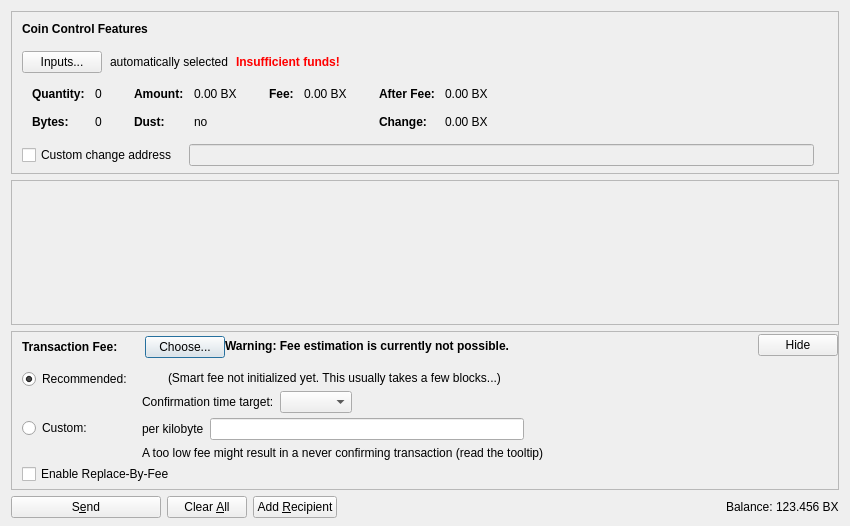
<?xml version="1.0" encoding="UTF-8"?>
<ui version="4.0">
 <class>SendCoinsDialog</class>
 <widget class="QDialog" name="SendCoinsDialog">
  <property name="geometry">
   <rect>
    <x>0</x>
    <y>0</y>
    <width>850</width>
    <height>526</height>
   </rect>
  </property>
  <property name="windowTitle">
   <string>Send Coins</string>
  </property>
  <layout class="QVBoxLayout" name="verticalLayout" stretch="0,1,0,0">
   <property name="bottomMargin">
    <number>8</number>
   </property>
   <item>
    <widget class="QFrame" name="frameCoinControl">
     <property name="sizePolicy">
      <sizepolicy hsizetype="Expanding" vsizetype="Expanding">
       <horstretch>0</horstretch>
       <verstretch>0</verstretch>
      </sizepolicy>
     </property>
     <property name="maximumSize">
      <size>
       <width>16777215</width>
       <height>16777215</height>
      </size>
     </property>
     <property name="frameShape">
      <enum>QFrame::StyledPanel</enum>
     </property>
     <property name="frameShadow">
      <enum>QFrame::Sunken</enum>
     </property>
     <layout class="QVBoxLayout" name="verticalLayoutCoinControl2">
      <property name="spacing">
       <number>0</number>
      </property>
      <property name="leftMargin">
       <number>0</number>
      </property>
      <property name="topMargin">
       <number>0</number>
      </property>
      <property name="rightMargin">
       <number>0</number>
      </property>
      <property name="bottomMargin">
       <number>6</number>
      </property>
      <item>
       <layout class="QVBoxLayout" name="verticalLayoutCoinControl" stretch="0,0,0,0,1">
        <property name="spacing">
         <number>0</number>
        </property>
        <property name="leftMargin">
         <number>10</number>
        </property>
        <property name="topMargin">
         <number>10</number>
        </property>
        <item>
         <layout class="QHBoxLayout" name="horizontalLayoutCoinControl1">
          <property name="bottomMargin">
           <number>15</number>
          </property>
          <item>
           <widget class="QLabel" name="labelCoinControlFeatures">
            <property name="sizePolicy">
             <sizepolicy hsizetype="Preferred" vsizetype="Maximum">
              <horstretch>0</horstretch>
              <verstretch>0</verstretch>
             </sizepolicy>
            </property>
            <property name="font">
             <font>
              <weight>75</weight>
              <bold>true</bold>
             </font>
            </property>
            <property name="styleSheet">
             <string notr="true">font-weight:bold;</string>
            </property>
            <property name="text">
             <string>Coin Control Features</string>
            </property>
           </widget>
          </item>
         </layout>
        </item>
        <item>
         <layout class="QHBoxLayout" name="horizontalLayoutCoinControl2" stretch="0,0,0,0">
          <property name="spacing">
           <number>8</number>
          </property>
          <property name="bottomMargin">
           <number>10</number>
          </property>
          <item>
           <widget class="QPushButton" name="pushButtonCoinControl">
            <property name="styleSheet">
             <string notr="true"/>
            </property>
            <property name="text">
             <string>Inputs...</string>
            </property>
            <property name="autoDefault">
             <bool>false</bool>
            </property>
           </widget>
          </item>
          <item>
           <widget class="QLabel" name="labelCoinControlAutomaticallySelected">
            <property name="text">
             <string>automatically selected</string>
            </property>
            <property name="margin">
             <number>5</number>
            </property>
           </widget>
          </item>
          <item>
           <widget class="QLabel" name="labelCoinControlInsuffFunds">
            <property name="font">
             <font>
              <weight>75</weight>
              <bold>true</bold>
             </font>
            </property>
            <property name="styleSheet">
             <string notr="true">color:red;font-weight:bold;</string>
            </property>
            <property name="text">
             <string>Insufficient funds!</string>
            </property>
            <property name="margin">
             <number>5</number>
            </property>
           </widget>
          </item>
          <item>
           <spacer name="horizontalSpacerCoinControl">
            <property name="orientation">
             <enum>Qt::Horizontal</enum>
            </property>
            <property name="sizeHint" stdset="0">
             <size>
              <width>40</width>
              <height>1</height>
             </size>
            </property>
           </spacer>
          </item>
         </layout>
        </item>
        <item>
         <widget class="QWidget" name="widgetCoinControl" native="true">
          <property name="sizePolicy">
           <sizepolicy hsizetype="Preferred" vsizetype="Preferred">
            <horstretch>0</horstretch>
            <verstretch>0</verstretch>
           </sizepolicy>
          </property>
          <property name="minimumSize">
           <size>
            <width>0</width>
            <height>0</height>
           </size>
          </property>
          <property name="styleSheet">
           <string notr="true"/>
          </property>
          <layout class="QHBoxLayout" name="horizontalLayoutCoinControl5">
           <property name="leftMargin">
            <number>0</number>
           </property>
           <property name="topMargin">
            <number>0</number>
           </property>
           <property name="rightMargin">
            <number>0</number>
           </property>
           <property name="bottomMargin">
            <number>0</number>
           </property>
           <item>
            <layout class="QHBoxLayout" name="horizontalLayoutCoinControl3" stretch="0,0,0,1">
             <property name="spacing">
              <number>20</number>
             </property>
             <property name="topMargin">
              <number>0</number>
             </property>
             <property name="bottomMargin">
              <number>10</number>
             </property>
             <item>
              <layout class="QFormLayout" name="formLayoutCoinControl1">
               <property name="horizontalSpacing">
                <number>10</number>
               </property>
               <property name="verticalSpacing">
                <number>14</number>
               </property>
               <property name="leftMargin">
                <number>10</number>
               </property>
               <property name="topMargin">
                <number>4</number>
               </property>
               <property name="rightMargin">
                <number>6</number>
               </property>
               <item row="0" column="0">
                <widget class="QLabel" name="labelCoinControlQuantityText">
                 <property name="font">
                  <font>
                   <weight>75</weight>
                   <bold>true</bold>
                  </font>
                 </property>
                 <property name="text">
                  <string>Quantity:</string>
                 </property>
                 <property name="margin">
                  <number>0</number>
                 </property>
                </widget>
               </item>
               <item row="0" column="1">
                <widget class="QLabel" name="labelCoinControlQuantity">
                 <property name="cursor">
                  <cursorShape>IBeamCursor</cursorShape>
                 </property>
                 <property name="contextMenuPolicy">
                  <enum>Qt::ActionsContextMenu</enum>
                 </property>
                 <property name="text">
                  <string notr="true">0</string>
                 </property>
                 <property name="margin">
                  <number>0</number>
                 </property>
                 <property name="textInteractionFlags">
                  <set>Qt::LinksAccessibleByMouse|Qt::TextSelectableByKeyboard|Qt::TextSelectableByMouse</set>
                 </property>
                </widget>
               </item>
               <item row="1" column="0">
                <widget class="QLabel" name="labelCoinControlBytesText">
                 <property name="font">
                  <font>
                   <weight>75</weight>
                   <bold>true</bold>
                  </font>
                 </property>
                 <property name="text">
                  <string>Bytes:</string>
                 </property>
                </widget>
               </item>
               <item row="1" column="1">
                <widget class="QLabel" name="labelCoinControlBytes">
                 <property name="cursor">
                  <cursorShape>IBeamCursor</cursorShape>
                 </property>
                 <property name="contextMenuPolicy">
                  <enum>Qt::ActionsContextMenu</enum>
                 </property>
                 <property name="text">
                  <string notr="true">0</string>
                 </property>
                 <property name="textInteractionFlags">
                  <set>Qt::LinksAccessibleByMouse|Qt::TextSelectableByKeyboard|Qt::TextSelectableByMouse</set>
                 </property>
                </widget>
               </item>
              </layout>
             </item>
             <item>
              <layout class="QFormLayout" name="formLayoutCoinControl2">
               <property name="horizontalSpacing">
                <number>10</number>
               </property>
               <property name="verticalSpacing">
                <number>14</number>
               </property>
               <property name="leftMargin">
                <number>6</number>
               </property>
               <property name="topMargin">
                <number>4</number>
               </property>
               <property name="rightMargin">
                <number>6</number>
               </property>
               <item row="0" column="0">
                <widget class="QLabel" name="labelCoinControlAmountText">
                 <property name="font">
                  <font>
                   <weight>75</weight>
                   <bold>true</bold>
                  </font>
                 </property>
                 <property name="text">
                  <string>Amount:</string>
                 </property>
                 <property name="margin">
                  <number>0</number>
                 </property>
                </widget>
               </item>
               <item row="0" column="1">
                <widget class="QLabel" name="labelCoinControlAmount">
                 <property name="cursor">
                  <cursorShape>IBeamCursor</cursorShape>
                 </property>
                 <property name="contextMenuPolicy">
                  <enum>Qt::ActionsContextMenu</enum>
                 </property>
                 <property name="text">
                  <string notr="true">0.00 BX</string>
                 </property>
                 <property name="textInteractionFlags">
                  <set>Qt::LinksAccessibleByMouse|Qt::TextSelectableByKeyboard|Qt::TextSelectableByMouse</set>
                 </property>
                </widget>
               </item>
               <item row="1" column="0">
                <widget class="QLabel" name="labelCoinControlLowOutputText">
                 <property name="font">
                  <font>
                   <weight>75</weight>
                   <bold>true</bold>
                  </font>
                 </property>
                 <property name="text">
                  <string>Dust:</string>
                 </property>
                </widget>
               </item>
               <item row="1" column="1">
                <widget class="QLabel" name="labelCoinControlLowOutput">
                 <property name="cursor">
                  <cursorShape>IBeamCursor</cursorShape>
                 </property>
                 <property name="contextMenuPolicy">
                  <enum>Qt::ActionsContextMenu</enum>
                 </property>
                 <property name="text">
                  <string notr="true">no</string>
                 </property>
                 <property name="textInteractionFlags">
                  <set>Qt::LinksAccessibleByMouse|Qt::TextSelectableByKeyboard|Qt::TextSelectableByMouse</set>
                 </property>
                </widget>
               </item>
              </layout>
             </item>
             <item>
              <layout class="QFormLayout" name="formLayoutCoinControl3">
               <property name="horizontalSpacing">
                <number>10</number>
               </property>
               <property name="verticalSpacing">
                <number>14</number>
               </property>
               <property name="leftMargin">
                <number>6</number>
               </property>
               <property name="topMargin">
                <number>4</number>
               </property>
               <property name="rightMargin">
                <number>6</number>
               </property>
               <item row="0" column="0">
                <widget class="QLabel" name="labelCoinControlFeeText">
                 <property name="font">
                  <font>
                   <weight>75</weight>
                   <bold>true</bold>
                  </font>
                 </property>
                 <property name="text">
                  <string>Fee:</string>
                 </property>
                 <property name="margin">
                  <number>0</number>
                 </property>
                </widget>
               </item>
               <item row="0" column="1">
                <widget class="QLabel" name="labelCoinControlFee">
                 <property name="cursor">
                  <cursorShape>IBeamCursor</cursorShape>
                 </property>
                 <property name="contextMenuPolicy">
                  <enum>Qt::ActionsContextMenu</enum>
                 </property>
                 <property name="text">
                  <string notr="true">0.00 BX</string>
                 </property>
                 <property name="textInteractionFlags">
                  <set>Qt::LinksAccessibleByMouse|Qt::TextSelectableByKeyboard|Qt::TextSelectableByMouse</set>
                 </property>
                </widget>
               </item>
              </layout>
             </item>
             <item>
              <layout class="QFormLayout" name="formLayoutCoinControl4">
               <property name="horizontalSpacing">
                <number>10</number>
               </property>
               <property name="verticalSpacing">
                <number>14</number>
               </property>
               <property name="leftMargin">
                <number>6</number>
               </property>
               <property name="topMargin">
                <number>4</number>
               </property>
               <property name="rightMargin">
                <number>6</number>
               </property>
               <item row="0" column="0">
                <widget class="QLabel" name="labelCoinControlAfterFeeText">
                 <property name="font">
                  <font>
                   <weight>75</weight>
                   <bold>true</bold>
                  </font>
                 </property>
                 <property name="text">
                  <string>After Fee:</string>
                 </property>
                 <property name="margin">
                  <number>0</number>
                 </property>
                </widget>
               </item>
               <item row="0" column="1">
                <widget class="QLabel" name="labelCoinControlAfterFee">
                 <property name="cursor">
                  <cursorShape>IBeamCursor</cursorShape>
                 </property>
                 <property name="contextMenuPolicy">
                  <enum>Qt::ActionsContextMenu</enum>
                 </property>
                 <property name="text">
                  <string notr="true">0.00 BX</string>
                 </property>
                 <property name="textInteractionFlags">
                  <set>Qt::LinksAccessibleByMouse|Qt::TextSelectableByKeyboard|Qt::TextSelectableByMouse</set>
                 </property>
                </widget>
               </item>
               <item row="1" column="0">
                <widget class="QLabel" name="labelCoinControlChangeText">
                 <property name="font">
                  <font>
                   <weight>75</weight>
                   <bold>true</bold>
                  </font>
                 </property>
                 <property name="text">
                  <string>Change:</string>
                 </property>
                </widget>
               </item>
               <item row="1" column="1">
                <widget class="QLabel" name="labelCoinControlChange">
                 <property name="cursor">
                  <cursorShape>IBeamCursor</cursorShape>
                 </property>
                 <property name="contextMenuPolicy">
                  <enum>Qt::ActionsContextMenu</enum>
                 </property>
                 <property name="text">
                  <string notr="true">0.00 BX</string>
                 </property>
                 <property name="textInteractionFlags">
                  <set>Qt::LinksAccessibleByMouse|Qt::TextSelectableByKeyboard|Qt::TextSelectableByMouse</set>
                 </property>
                </widget>
               </item>
              </layout>
             </item>
            </layout>
           </item>
          </layout>
         </widget>
        </item>
        <item>
         <layout class="QHBoxLayout" name="horizontalLayoutCoinControl4" stretch="0,0,0">
          <property name="spacing">
           <number>12</number>
          </property>
          <property name="sizeConstraint">
           <enum>QLayout::SetDefaultConstraint</enum>
          </property>
          <property name="topMargin">
           <number>5</number>
          </property>
          <property name="rightMargin">
           <number>5</number>
          </property>
          <item>
           <widget class="QCheckBox" name="checkBoxCoinControlChange">
            <property name="toolTip">
             <string>If this is activated, but the change address is empty or invalid, change will be sent to a newly generated address.</string>
            </property>
            <property name="text">
             <string>Custom change address</string>
            </property>
           </widget>
          </item>
          <item>
           <widget class="QValidatedLineEdit" name="lineEditCoinControlChange">
            <property name="enabled">
             <bool>false</bool>
            </property>
            <property name="sizePolicy">
             <sizepolicy hsizetype="Expanding" vsizetype="Fixed">
              <horstretch>0</horstretch>
              <verstretch>0</verstretch>
             </sizepolicy>
            </property>
           </widget>
          </item>
          <item>
           <widget class="QLabel" name="labelCoinControlChangeLabel">
            <property name="sizePolicy">
             <sizepolicy hsizetype="Preferred" vsizetype="Expanding">
              <horstretch>0</horstretch>
              <verstretch>0</verstretch>
             </sizepolicy>
            </property>
            <property name="minimumSize">
             <size>
              <width>0</width>
              <height>0</height>
             </size>
            </property>
            <property name="text">
             <string/>
            </property>
            <property name="margin">
             <number>3</number>
            </property>
           </widget>
          </item>
         </layout>
        </item>
        <item>
         <spacer name="verticalSpacerCoinControl">
          <property name="orientation">
           <enum>Qt::Vertical</enum>
          </property>
          <property name="sizeHint" stdset="0">
           <size>
            <width>800</width>
            <height>1</height>
           </size>
          </property>
         </spacer>
        </item>
       </layout>
      </item>
     </layout>
    </widget>
   </item>
   <item>
    <widget class="QScrollArea" name="scrollArea">
     <property name="widgetResizable">
      <bool>true</bool>
     </property>
     <widget class="QWidget" name="scrollAreaWidgetContents">
      <property name="geometry">
       <rect>
        <x>0</x>
        <y>0</y>
        <width>830</width>
        <height>104</height>
       </rect>
      </property>
      <layout class="QVBoxLayout" name="verticalLayout_2" stretch="0,1">
       <property name="leftMargin">
        <number>0</number>
       </property>
       <property name="topMargin">
        <number>0</number>
       </property>
       <property name="rightMargin">
        <number>0</number>
       </property>
       <property name="bottomMargin">
        <number>0</number>
       </property>
       <item>
        <layout class="QVBoxLayout" name="entries">
         <property name="spacing">
          <number>6</number>
         </property>
        </layout>
       </item>
       <item>
        <spacer name="verticalSpacer">
         <property name="orientation">
          <enum>Qt::Vertical</enum>
         </property>
         <property name="sizeHint" stdset="0">
          <size>
           <width>20</width>
           <height>40</height>
          </size>
         </property>
        </spacer>
       </item>
      </layout>
     </widget>
    </widget>
   </item>
   <item>
    <widget class="QFrame" name="frameFee">
     <property name="sizePolicy">
      <sizepolicy hsizetype="Expanding" vsizetype="Expanding">
       <horstretch>0</horstretch>
       <verstretch>0</verstretch>
      </sizepolicy>
     </property>
     <property name="maximumSize">
      <size>
       <width>16777215</width>
       <height>16777215</height>
      </size>
     </property>
     <property name="frameShape">
      <enum>QFrame::StyledPanel</enum>
     </property>
     <property name="frameShadow">
      <enum>QFrame::Sunken</enum>
     </property>
     <layout class="QVBoxLayout" name="verticalLayoutFee1">
      <property name="spacing">
       <number>0</number>
      </property>
      <property name="leftMargin">
       <number>0</number>
      </property>
      <property name="topMargin">
       <number>0</number>
      </property>
      <property name="rightMargin">
       <number>0</number>
      </property>
      <property name="bottomMargin">
       <number>0</number>
      </property>
      <item>
       <layout class="QVBoxLayout" name="verticalLayoutFee2" stretch="0,0,0">
        <property name="spacing">
         <number>0</number>
        </property>
        <property name="leftMargin">
         <number>10</number>
        </property>
        <property name="topMargin">
         <number>0</number>
        </property>
        <item>
         <layout class="QHBoxLayout" name="horizontalLayoutFee1">
          <property name="bottomMargin">
           <number>0</number>
          </property>
          <item>
           <layout class="QVBoxLayout" name="verticalLayoutFee7">
            <property name="spacing">
             <number>0</number>
            </property>
            <item>
             <spacer name="verticalSpacerSmartFee">
              <property name="orientation">
               <enum>Qt::Vertical</enum>
              </property>
              <property name="sizeType">
               <enum>QSizePolicy::Fixed</enum>
              </property>
              <property name="sizeHint" stdset="0">
               <size>
                <width>1</width>
                <height>4</height>
               </size>
              </property>
             </spacer>
            </item>
            <item>
             <layout class="QHBoxLayout" name="horizontalLayoutSmartFee">
              <property name="spacing">
               <number>10</number>
              </property>
              <item>
               <widget class="QLabel" name="labelFeeHeadline">
                <property name="sizePolicy">
                 <sizepolicy hsizetype="Preferred" vsizetype="Maximum">
                  <horstretch>0</horstretch>
                  <verstretch>0</verstretch>
                 </sizepolicy>
                </property>
                <property name="font">
                 <font>
                  <weight>75</weight>
                  <bold>true</bold>
                 </font>
                </property>
                <property name="styleSheet">
                 <string notr="true">font-weight:bold;</string>
                </property>
                <property name="text">
                 <string>Transaction Fee:</string>
                </property>
               </widget>
              </item>
              <item>
               <widget class="QLabel" name="labelFeeMinimized">
                <property name="text">
                 <string/>
                </property>
               </widget>
              </item>
              <item>
               <widget class="QPushButton" name="buttonChooseFee">
                <property name="text">
                 <string>Choose...</string>
                </property>
               </widget>
              </item>
             </layout>
            </item>
            <item>
             <spacer name="verticalSpacer_5">
              <property name="orientation">
               <enum>Qt::Vertical</enum>
              </property>
              <property name="sizeHint" stdset="0">
               <size>
                <width>1</width>
                <height>1</height>
               </size>
              </property>
             </spacer>
            </item>
           </layout>
          </item>
          <item>
           <widget class="QLabel" name="fallbackFeeWarningLabel">
            <property name="toolTip">
             <string>Using the fallbackfee can result in sending a transaction that will take several hours or days (or never) to confirm. Consider choosing your fee manually or wait until you have validated the complete chain.</string>
            </property>
            <property name="font">
            <font>
                <weight>75</weight>
                <bold>true</bold>
            </font>
            </property>
            <property name="text">
             <string>Warning: Fee estimation is currently not possible.</string>
            </property>
            <property name="wordWrap">
             <bool>false</bool>
            </property>
           </widget>
          </item>
          <item>
           <spacer name="horizontalSpacer_4">
            <property name="orientation">
             <enum>Qt::Horizontal</enum>
            </property>
            <property name="sizeType">
             <enum>QSizePolicy::MinimumExpanding</enum>
            </property>
            <property name="sizeHint" stdset="0">
             <size>
              <width>40</width>
              <height>20</height>
             </size>
            </property>
           </spacer>
          </item>
          <item>
           <widget class="QPushButton" name="buttonMinimizeFee">
            <property name="toolTip">
             <string>Hide transaction fee settings</string>
            </property>
            <property name="text">
             <string>Hide</string>
            </property>
           </widget>
          </item>
         </layout>
        </item>
        <item>
         <widget class="QFrame" name="frameFeeSelection">
          <layout class="QVBoxLayout" name="verticalLayoutFee12">
           <property name="spacing">
            <number>0</number>
           </property>
           <property name="leftMargin">
            <number>0</number>
           </property>
           <property name="topMargin">
            <number>0</number>
           </property>
           <property name="rightMargin">
            <number>0</number>
           </property>
           <property name="bottomMargin">
            <number>0</number>
           </property>
           <item>
            <layout class="QGridLayout" name="gridLayoutFee">
             <property name="topMargin">
              <number>10</number>
             </property>
             <property name="bottomMargin">
              <number>4</number>
             </property>
             <property name="horizontalSpacing">
              <number>10</number>
             </property>
             <property name="verticalSpacing">
              <number>4</number>
             </property>
             <item row="1" column="1">
              <layout class="QVBoxLayout" name="verticalLayoutFee8">
               <property name="spacing">
                <number>6</number>
               </property>
               <item>
                <layout class="QHBoxLayout" name="horizontalLayoutFee13">
                 <item>
                  <widget class="QLabel" name="labelCustomPerKilobyte">
                   <property name="toolTip">
                    <string>Specify a custom fee per kB (1,000 bytes) of the transaction's virtual size.

Note:  Since the fee is calculated on a per-byte basis, a fee of "100 satoshis per kB" for a transaction size of 500 bytes (half of 1 kB) would ultimately yield a fee of only 50 satoshis.</string>
                   </property>
                   <property name="text">
                    <string>per kilobyte</string>
                   </property>
                  </widget>
                 </item>
                 <item>
                  <widget class="RXBAmountField" name="customFee"/>
                 </item>
                 <item>
                  <spacer name="horizontalSpacer_6">
                   <property name="orientation">
                    <enum>Qt::Horizontal</enum>
                   </property>
                   <property name="sizeHint" stdset="0">
                    <size>
                     <width>1</width>
                     <height>1</height>
                    </size>
                   </property>
                  </spacer>
                 </item>
                </layout>
               </item>
               <item>
                <layout class="QHBoxLayout" name="horizontalLayoutFee8">
                 <item>
                  <widget class="QLabel" name="labelCustomFeeWarning">
                   <property name="enabled">
                    <bool>true</bool>
                   </property>
                   <property name="toolTip">
                    <string>When there is less transaction volume than space in the blocks, miners as well as relaying nodes may enforce a minimum fee. Paying only this minimum fee is just fine, but be aware that this can result in a never confirming transaction once there is more demand for rxb transactions than the network can process.</string>
                   </property>
                   <property name="text">
                    <string>A too low fee might result in a never confirming transaction (read the tooltip)</string>
                   </property>
                  </widget>
                 </item>
                 <item>
                  <spacer name="horizontalSpacer_2">
                   <property name="orientation">
                    <enum>Qt::Horizontal</enum>
                   </property>
                   <property name="sizeHint" stdset="0">
                    <size>
                     <width>1</width>
                     <height>1</height>
                    </size>
                   </property>
                  </spacer>
                 </item>
                </layout>
               </item>
              </layout>
             </item>
             <item row="0" column="0">
              <layout class="QVBoxLayout" name="verticalLayoutFee4" stretch="0,1">
               <item>
                <widget class="QRadioButton" name="radioSmartFee">
                 <property name="text">
                  <string>Recommended:</string>
                 </property>
                 <property name="checked">
                  <bool>true</bool>
                 </property>
                 <attribute name="buttonGroup">
                  <string notr="true">groupFee</string>
                 </attribute>
                </widget>
               </item>
               <item>
                <spacer name="verticalSpacer_2">
                 <property name="orientation">
                  <enum>Qt::Vertical</enum>
                 </property>
                 <property name="sizeHint" stdset="0">
                  <size>
                   <width>1</width>
                   <height>1</height>
                  </size>
                 </property>
                </spacer>
               </item>
              </layout>
             </item>
             <item row="1" column="0">
              <layout class="QVBoxLayout" name="verticalLayoutFee9" stretch="0,1">
               <item>
                <widget class="QRadioButton" name="radioCustomFee">
                 <property name="text">
                  <string>Custom:</string>
                 </property>
                 <attribute name="buttonGroup">
                  <string notr="true">groupFee</string>
                 </attribute>
                </widget>
               </item>
               <item>
                <spacer name="verticalSpacer_6">
                 <property name="orientation">
                  <enum>Qt::Vertical</enum>
                 </property>
                 <property name="sizeHint" stdset="0">
                  <size>
                   <width>1</width>
                   <height>1</height>
                  </size>
                 </property>
                </spacer>
               </item>
              </layout>
             </item>
             <item row="0" column="1">
              <layout class="QVBoxLayout" name="verticalLayoutFee3" stretch="0,0,1">
               <property name="spacing">
                <number>6</number>
               </property>
               <property name="topMargin">
                <number>2</number>
               </property>
               <item>
                <layout class="QHBoxLayout" name="horizontalLayoutFee12">
                 <item>
                  <widget class="QLabel" name="labelSmartFee">
                   <property name="text">
                    <string/>
                   </property>
                  </widget>
                 </item>
                 <item>
                  <widget class="QLabel" name="labelFeeEstimation">
                   <property name="text">
                    <string/>
                   </property>
                  </widget>
                 </item>
                 <item>
                  <widget class="QLabel" name="labelSmartFee2">
                   <property name="text">
                    <string>(Smart fee not initialized yet. This usually takes a few blocks...)</string>
                   </property>
                  </widget>
                 </item>
                 <item>
                  <spacer name="horizontalSpacer_5">
                   <property name="orientation">
                    <enum>Qt::Horizontal</enum>
                   </property>
                   <property name="sizeHint" stdset="0">
                    <size>
                     <width>1</width>
                     <height>1</height>
                    </size>
                   </property>
                  </spacer>
                 </item>
                </layout>
               </item>
               <item>
                <layout class="QHBoxLayout" name="horizontalLayoutFee9">
                 <item>
                  <layout class="QVBoxLayout" name="verticalLayoutFee6">
                   <item>
                    <widget class="QLabel" name="labelSmartFee3">
                     <property name="text">
                      <string>Confirmation time target:</string>
                     </property>
                    </widget>
                   </item>
                  </layout>
                 </item>
                 <item>
                  <layout class="QVBoxLayout" name="verticalLayoutFee5">
                   <property name="rightMargin">
                    <number>30</number>
                   </property>
                   <item>
                    <layout class="QHBoxLayout" name="horizontalLayoutConfTarget">
                     <property name="bottomMargin">
                      <number>0</number>
                     </property>
                     <item>
                      <widget class="QComboBox" name="confTargetSelector"/>
                     </item>
                     <item>
                      <spacer name="horizontalSpacerConfTarget">
                       <property name="orientation">
                        <enum>Qt::Horizontal</enum>
                       </property>
                       <property name="sizeHint" stdset="0">
                        <size>
                         <width>40</width>
                         <height>20</height>
                        </size>
                       </property>
                      </spacer>
                     </item>
                    </layout>
                   </item>
                  </layout>
                 </item>
                </layout>
               </item>
               <item>
                <spacer name="verticalSpacer_4">
                 <property name="orientation">
                  <enum>Qt::Vertical</enum>
                 </property>
                 <property name="sizeHint" stdset="0">
                  <size>
                   <width>1</width>
                   <height>1</height>
                  </size>
                 </property>
                </spacer>
               </item>
              </layout>
             </item>
            </layout>
           </item>
           <item>
            <widget class="QCheckBox" name="optInRBF">
             <property name="text">
              <string>Enable Replace-By-Fee</string>
             </property>
             <property name="toolTip">
              <string>With Replace-By-Fee (BIP-125) you can increase a transaction's fee after it is sent. Without this, a higher fee may be recommended to compensate for increased transaction delay risk.</string>
             </property>
            </widget>
           </item>
          </layout>
         </widget>
        </item>
        <item>
         <spacer name="verticalSpacerFee">
          <property name="orientation">
           <enum>Qt::Vertical</enum>
          </property>
          <property name="sizeHint" stdset="0">
           <size>
            <width>40</width>
            <height>5</height>
           </size>
          </property>
         </spacer>
        </item>
       </layout>
      </item>
     </layout>
    </widget>
   </item>
   <item>
    <layout class="QHBoxLayout" name="horizontalLayout">
     <item>
      <widget class="QPushButton" name="sendButton">
       <property name="minimumSize">
        <size>
         <width>150</width>
         <height>0</height>
        </size>
       </property>
       <property name="toolTip">
        <string>Confirm the send action</string>
       </property>
       <property name="text">
        <string>S&amp;end</string>
       </property>
       <property name="icon">
        <iconset resource="../rxb.qrc">
         <normaloff>:/icons/send</normaloff>:/icons/send</iconset>
       </property>
       <property name="autoDefault">
        <bool>false</bool>
       </property>
       <property name="default">
        <bool>false</bool>
       </property>
      </widget>
     </item>
     <item>
      <widget class="QPushButton" name="clearButton">
       <property name="sizePolicy">
        <sizepolicy hsizetype="Minimum" vsizetype="Fixed">
         <horstretch>0</horstretch>
         <verstretch>0</verstretch>
        </sizepolicy>
       </property>
       <property name="toolTip">
        <string>Clear all fields of the form.</string>
       </property>
       <property name="text">
        <string>Clear &amp;All</string>
       </property>
       <property name="icon">
        <iconset resource="../rxb.qrc">
         <normaloff>:/icons/remove</normaloff>:/icons/remove</iconset>
       </property>
       <property name="autoDefault">
        <bool>false</bool>
       </property>
      </widget>
     </item>
     <item>
      <widget class="QPushButton" name="addButton">
       <property name="toolTip">
        <string>Send to multiple recipients at once</string>
       </property>
       <property name="text">
        <string>Add &amp;Recipient</string>
       </property>
       <property name="icon">
        <iconset resource="../rxb.qrc">
         <normaloff>:/icons/add</normaloff>:/icons/add</iconset>
       </property>
       <property name="autoDefault">
        <bool>false</bool>
       </property>
      </widget>
     </item>
     <item>
      <spacer name="horizontalSpacer">
       <property name="orientation">
        <enum>Qt::Horizontal</enum>
       </property>
       <property name="sizeHint" stdset="0">
        <size>
         <width>40</width>
         <height>20</height>
        </size>
       </property>
      </spacer>
     </item>
     <item>
      <layout class="QHBoxLayout" name="horizontalLayout_2">
       <property name="spacing">
        <number>3</number>
       </property>
       <item>
        <widget class="QLabel" name="labelBalanceName">
         <property name="sizePolicy">
          <sizepolicy hsizetype="Preferred" vsizetype="Fixed">
           <horstretch>0</horstretch>
           <verstretch>0</verstretch>
          </sizepolicy>
         </property>
         <property name="text">
          <string>Balance:</string>
         </property>
        </widget>
       </item>
       <item>
        <widget class="QLabel" name="labelBalance">
         <property name="sizePolicy">
          <sizepolicy hsizetype="Preferred" vsizetype="Fixed">
           <horstretch>0</horstretch>
           <verstretch>0</verstretch>
          </sizepolicy>
         </property>
         <property name="cursor">
          <cursorShape>IBeamCursor</cursorShape>
         </property>
         <property name="text">
          <string notr="true">123.456 BX</string>
         </property>
         <property name="textInteractionFlags">
          <set>Qt::LinksAccessibleByMouse|Qt::TextSelectableByKeyboard|Qt::TextSelectableByMouse</set>
         </property>
        </widget>
       </item>
      </layout>
     </item>
    </layout>
   </item>
  </layout>
 </widget>
 <customwidgets>
  <customwidget>
   <class>QValidatedLineEdit</class>
   <extends>QLineEdit</extends>
   <header>qt/qvalidatedlineedit.h</header>
  </customwidget>
  <customwidget>
   <class>RXBAmountField</class>
   <extends>QLineEdit</extends>
   <header>qt/rxbamountfield.h</header>
   <container>1</container>
  </customwidget>
 </customwidgets>
 <resources>
  <include location="../rxb.qrc"/>
 </resources>
 <connections/>
 <buttongroups>
  <buttongroup name="groupFee"/>
 </buttongroups>
</ui>
